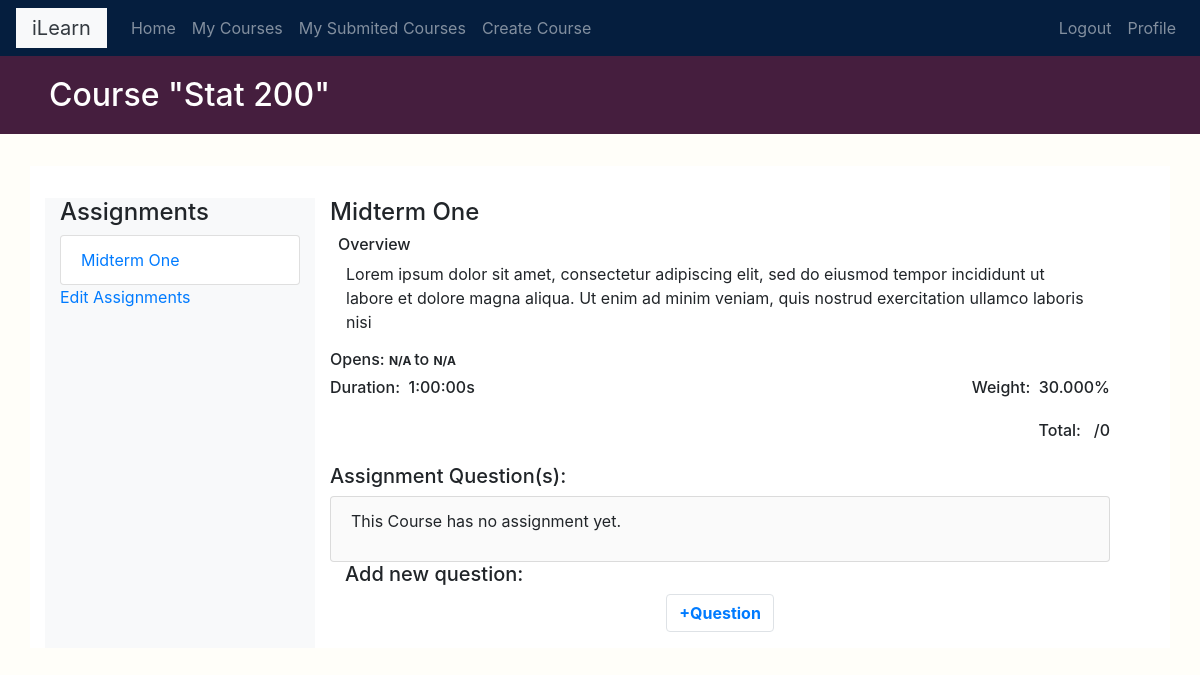
The page /course/3/assignments/1 (signed in) on the database as committed earlier.
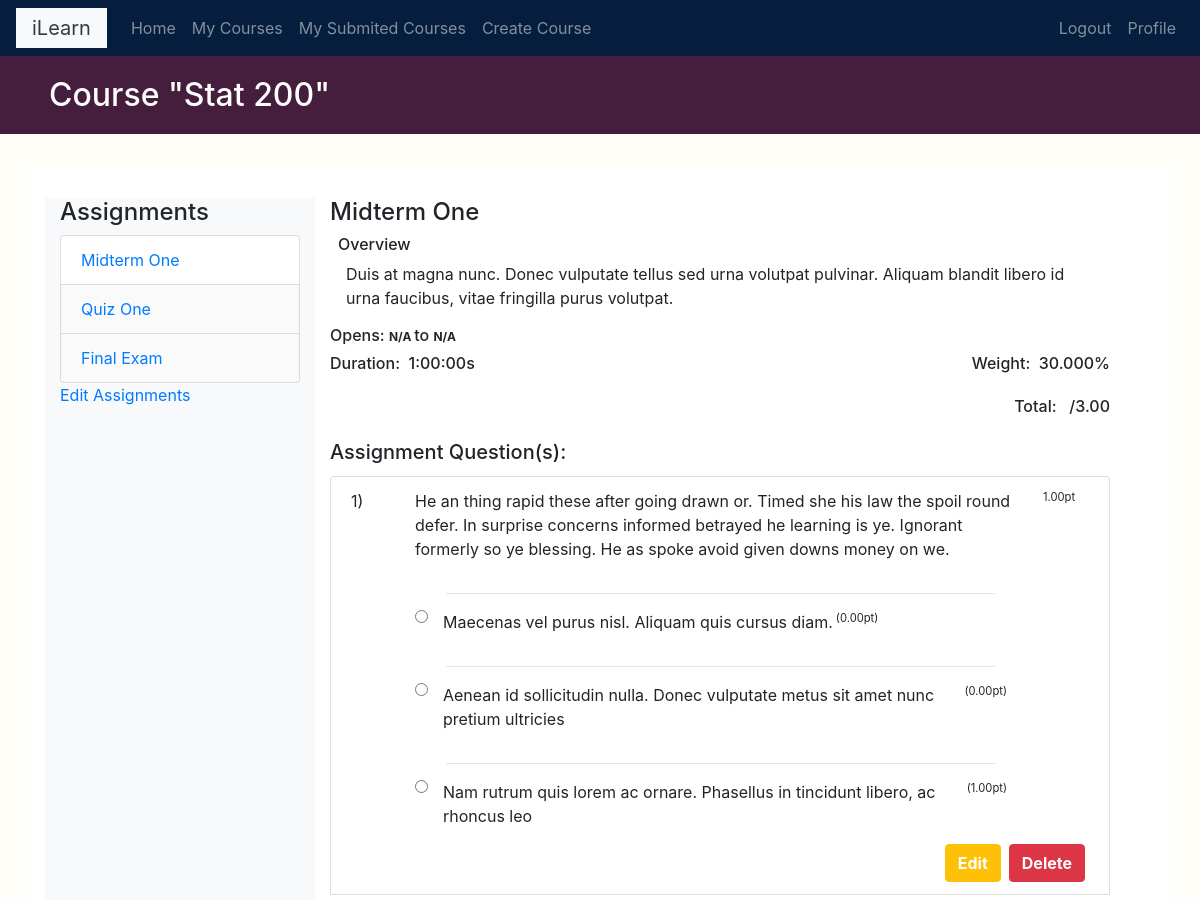
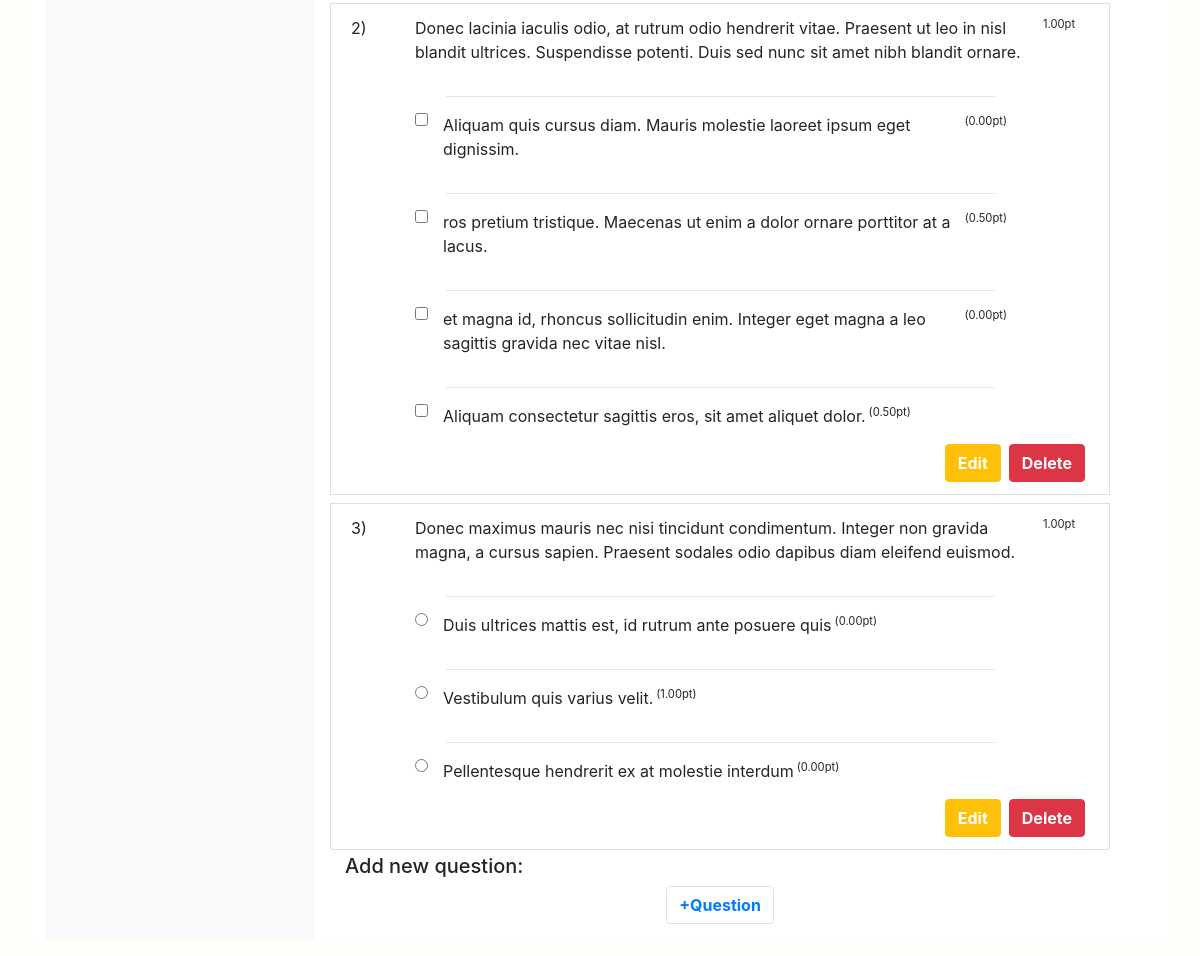
The same page on the database as committed later (2 pictures, top to bottom).
### assignments/models.py (models this page shows, shortened)
class Assignment(models.Model):
    title = models.CharField(max_length=200)
    overview = models.TextField(max_length=200)
    slug = models.SlugField(max_length=200,unique=True)
    created = models.DateTimeField(auto_now_add=True)
    weight = models.DecimalField(max_digits=5, decimal_places=3)
    course = models.ForeignKey(Course,related_name='assignments', on_delete=models.CASCADE)
    opens = models.DateTimeField(blank=True,null=True,help_text='YYYY-MM-DD HH:MM:SS')
    closes = models.DateTimeField(blank=True,null=True,help_text='YYYY-MM-DD HH:MM:SS')
    time_limit = models.DurationField(default=datetime.timedelta(days=0,hours=1, minutes=0),help_text='hh:mm:ss')
    attempts = models.ManyToManyField(
        Enrollment,
        through='Attempt'
    )
    def get_total(self):
        return sum([i.total_point() for i in self.assignment_questions.all()])

class Question(models.Model):
    assignment = models.ForeignKey('Assignment',related_name='assignment_questions',on_delete=models.CASCADE)
    order = OrderField(blank=True, for_fields=['assignment'])
    question = RichTextField()
    multiple = models.BooleanField(default=False,help_text='allow selecting multiple choices?')
    def total_point(self):
        return sum([i.point for i in self.question_choices.all() if i.point>=0])

class ChoiceBase(models.Model):
    question = models.ForeignKey('Question',related_name='question_choices',on_delete=models.CASCADE)
    order = models.CharField(max_length=5,blank=True)
    point = models.DecimalField(max_digits=4,decimal_places=2)
    class Meta:
        abstract = True
    def render_intructor(self):
        return render_to_string(f"assignments/manage/choice/{self._meta.model_name}.html",{'item':self,'instructor':True})

class TextChoice(ChoiceBase):
    content = RichTextField()

### assignments/views.py (the view, shortened to what this page needs)
# urls.py: path('',CourseAssignmentListDetailView.as_view(),name='course_assignment_question_list'),
class CourseAssignmentListDetailView(CourseAssignmentManageMixins,TemplateResponseMixin,View):
    template_name = 'assignments/course/assignment_list_detail.html'
    def get(self,request,course_id=None,assignment_id=None,question_id=None,*args,**kwargs):
        if not self.assignment:
            self.assignment = self.course.assignments.first()
        return self.render_to_response({"enrollment":self.enrollment,'assignment':self.assignment,'course':self.course})

### assignments/views.py (called while the page is built)
    def dispatch(self,request,course_id=None,assignment_id=None,question_id=None,*args,**kwargs):
        self.course = get_object_or_404(Course,pk=course_id)
        if assignment_id:
            self.assignment = get_object_or_404(Assignment,pk=assignment_id)
        if question_id:
            self.question = get_object_or_404(Question,pk=question_id,assignment=self.assignment)
        return super().dispatch(request,course_id=None,assignment_id=None,question_id=None,*args,**kwargs)

### courses/templatetags/course.py (called while the page is built)
@register.filter
def is_instructor(obj):
    try:
        if obj.is_superuser or obj.instructor:
            return True
        else:
            return False
    except:
        return None

### assignments/templates/assignments/course/assignment_list_detail.html (shortened to what the changed rows need)
{% extends "base.html" %}
{% load course %}
{% block page_title %}
  <h2 class="m-1">Course "{{ course.title }}"</h2>
{% endblock %}
{% block content %}
  <br>
  <div class="container row my-2">
    <div class="contents col-md-3 col-xs-12 bg-light">
      <ul id='modules' class="list-group list-unstyle">
        {% for asn in course.assignments.all %}
          <li data-id="{{ asn.id }}"  id="{{ asn.id }}" class="{% if asn == assignment %}selected{% endif %} list-group-item">
            <a href="{% url 'courses:assignments:course_a_assignment_question_list' course.id asn.id %}">
              {{ asn.title }}
            </a>
          </li>
        {% empty %}
          <li>No Assignment Yet</li>
        {% endfor %}
      </ul>
    </div>
    <div class="module col-md-9 col-xs-12">
      <h4>{{ assignment.title }}</h4>
      <div class="">
        <div class="px-2">
          <h6>Overview</h6>
          <p class="px-2">
            {{ assignment.overview }}
          </p>
        </div>
        <div class="row">
            <h6 class="col-sm-6 text-left">
              <p>Duration:&nbsp;&nbsp;{{assignment.time_limit}}s</p>
            </h6>
            <h6 class="col-sm-6 text-right">
              <p>Weight:&nbsp;&nbsp;{{assignment.weight}}%</p>
            </h6>
            <h6 class="col-sm-12 text-right">
              <p>Total:&nbsp;&nbsp;&nbsp;/{{assignment.get_total}}</p>
            </h6>
        </div>
      </div>
      <p class="h5 text">Assignment Question(s):</p>
      <div id="module-contents">
        <ul class="list-group">
          {% for question in assignment.assignment_questions.all %}
            <li class="list-group-item bg-white my-1">
              <div class="row">
                <div class="question_numbers_container col-sm-1">
                  <p>{{question.order}})</p>
                </div>
                <div class="col-sm-10">
                  <div class="editored-content">
                    {{question.question|safe}}
                  </div>
                  <div class="choices-container" data-id="{{ question.id }}" class="m-1">
                    {% for choice in question.question_choices.all%}
                      {% if forloop.first %}
                          <hr class="full-width-divisor">
                      {% endif %}
                      {% with item=choice %}
                        <p>{{ item.render_intructor }}</p>
                      {% endwith %}
                      {% if not forloop.last %}
                          <hr class="full-width-divisor">
                      {% endif %}
                    {% empty %}
                      <p>No Choice Yet</p>
                    {% endfor %}
                  </div>
                </div>
                <div class="col-sm-1 p-0 m-0">
                  <p class='question_pt'>{{question.total_point}}pt</p>
                </div>
                <div class="col-sm-12">
                  <form class="d-flex flex-row justify-content-end" action="#" method="post">
                    <a class="btn btn-warning mx-1" href="{% url 'courses:assignments:assignment_question_update' course.id assignment.id question.id %}">Edit</a>
                    <button type="submit" class='btn btn-danger mx-1' name="button">Delete</button>
                  </form>
                </div>
              </div>
            </li>
          {% empty %}
            <li class="list-group-item">
              <p>This Course has no assignment yet.</p>
            </li>
          {% endfor %}
        </ul>
      </div>
      <div class="container ">
        <p class="h5 text">Add new question:</p>
        <ul class="text-center list-inline content-types">
        </ul>
      </div>
    </div>
  </div>
{% endblock %}

### assignments/templates/assignments/manage/choice/textchoice.html
<div class="choice-container">
  <input type="{% if item.question.multiple %}checkbox{% else %}radio{%endif%}" name="{{item.question.pk}}" value="{{item.pk}}" {{selected}}  {% if review %}disabled{%endif%} />
  <div class="container choice-inner-text-container">
    <div class="editored-content">
      {{ item.content|safe }}
    </div>{% if instructor %} <span class="question_pt">({{item.point}}pt)</span>{% endif %}
  </div>
</div>

Rows that differ between the two databases and show on the page:
changed Assignment "Midterm One": overview "Lorem ipsum dolor sit amet, consectetur adipiscing elit, sed do eiusmod tempor incididunt ut labore et dolore magna aliqua. Ut enim ad minim veniam, quis nostrud exercitation ullamco laboris nisi" → "Duis at magna nunc. Donec vulputate tellus sed urna volutpat pulvinar. Aliquam blandit libero id urna faucibus, vitae fringilla purus volutpat."; get_total "0" → "3.00"
added Assignment: title "Quiz One"
added Assignment: title "Final Exam"
added Question: order "1", question "He an thing rapid these after going drawn or. Timed she his law the spoil round defer. In surprise concerns informed betrayed he learning is ye. Ignorant formerly so ye blessing. He as spoke avoid given downs money on we.", total_point "1.00"
added TextChoice: content "Maecenas vel purus nisl. Aliquam quis cursus diam.", point "0.00", shown under "1"
added TextChoice: content "Aenean id sollicitudin nulla. Donec vulputate metus sit amet nunc pretium ultricies", point "0.00", shown under "1"
added TextChoice: content "Nam rutrum quis lorem ac ornare. Phasellus in tincidunt libero, ac rhoncus leo", point "1.00", shown under "1"
added Question: order "2", question "Donec lacinia iaculis odio, at rutrum odio hendrerit vitae. Praesent ut leo in nisl blandit ultrices. Suspendisse potenti. Duis sed nunc sit amet nibh blandit ornare.", total_point "1.00"
added TextChoice: content "Aliquam quis cursus diam. Mauris molestie laoreet ipsum eget dignissim.", point "0.00", shown under "2"
added TextChoice: content "ros pretium tristique. Maecenas ut enim a dolor ornare porttitor at a lacus.", point "0.50", shown under "2"
added TextChoice: content "et magna id, rhoncus sollicitudin enim. Integer eget magna a leo sagittis gravida nec vitae nisl.", point "0.00", shown under "2"
added TextChoice: content "Aliquam consectetur sagittis eros, sit amet aliquet dolor.", point "0.50", shown under "2"
added Question: order "3", question "Donec maximus mauris nec nisi tincidunt condimentum. Integer non gravida magna, a cursus sapien. Praesent sodales odio dapibus diam eleifend euismod.", total_point "1.00"
added TextChoice: content "Duis ultrices mattis est, id rutrum ante posuere quis", point "0.00", shown under "3"
added TextChoice: content "Vestibulum quis varius velit.", point "1.00", shown under "3"
added TextChoice: content "Pellentesque hendrerit ex at molestie interdum", point "0.00", shown under "3"
Other text that changed with them:
text no longer shown: "This Course has no assignment yet."
